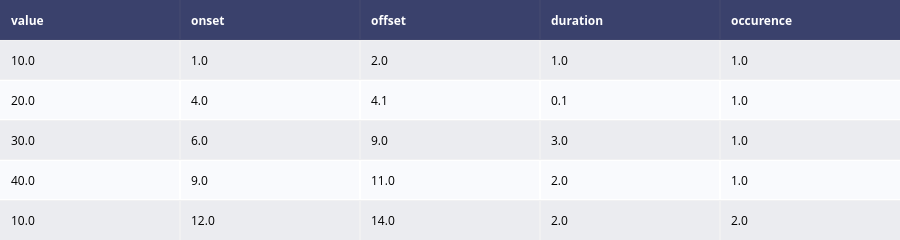
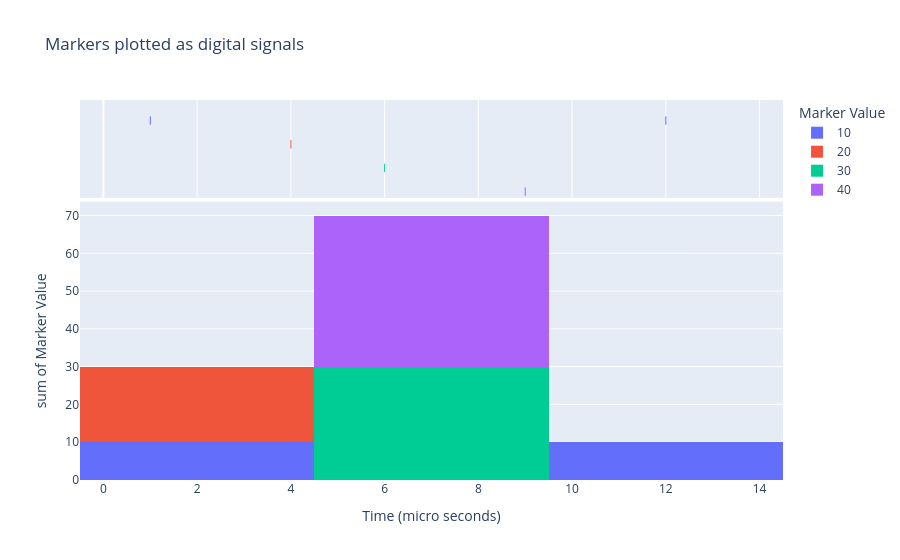

Notebook cell for these charts, in order:
### Code cell
# Initialize a figure:
table = ff.create_table(data_frame)

temp = data_frame

# Graph data:
values = temp[['value']]
times = temp[['onset']]    # TODO: gotta figure this out


# Plot the figure:
table.show()

# Scatter plot:
plot = px.histogram(data_frame = data_frame,
                    x = 'onset',
                    y = 'value',
                    title = 'Markers plotted as digital signals',
                    labels = {'onset': 'Time (micro seconds)', 'value': 'Marker Value'},
                    color = 'value',
                    marginal = 'rug')


plot.show()

### Figure 1 — Plotly figure (JSON) as saved in the notebook; plotly's stock layout.template omitted (floating-point values rounded to 4 significant figures)
{"data": [{"colorscale": [[0, "#00083e"], [0.5, "#ededee"], [1, "#ffffff"]], "hoverinfo": "none", "opacity": 0.75, "showscale": false, "type": "heatmap", "z": [[0, 0, 0, 0, 0], [0.5, 0.5, 0.5, 0.5, 0.5], [1, 1, 1, 1, 1], [0.5, 0.5, 0.5, 0.5, 0.5], [1, 1, 1, 1, 1], [0.5, 0.5, 0.5, 0.5, 0.5]]}], "layout": {"annotations": [{"align": "left", "font": {"color": "#ffffff"}, "showarrow": false, "text": "<b>value</b>", "x": -0.45, "xanchor": "left", "xref": "x", "y": 0, "yref": "y"}, {"align": "left", "font": {"color": "#ffffff"}, "showarrow": false, "text": "<b>onset</b>", "x": 0.55, "xanchor": "left", "xref": "x", "y": 0, "yref": "y"}, {"align": "left", "font": {"color": "#ffffff"}, "showarrow": false, "text": "<b>offset</b>", "x": 1.55, "xanchor": "left", "xref": "x", "y": 0, "yref": "y"}, {"align": "left", "font": {"color": "#ffffff"}, "showarrow": false, "text": "<b>duration</b>", "x": 2.55, "xanchor": "left", "xref": "x", "y": 0, "yref": "y"}, {"align": "left", "font": {"color": "#ffffff"}, "showarrow": false, "text": "<b>occurence</b>", "x": 3.55, "xanchor": "left", "xref": "x", "y": 0, "yref": "y"}, {"align": "left", "font": {"color": "#000000"}, "showarrow": false, "text": "10.0", "x": -0.45, "xanchor": "left", "xref": "x", "y": 1, "yref": "y"}, {"align": "left", "font": {"color": "#000000"}, "showarrow": false, "text": "1.0", "x": 0.55, "xanchor": "left", "xref": "x", "y": 1, "yref": "y"}, {"align": "left", "font": {"color": "#000000"}, "showarrow": false, "text": "2.0", "x": 1.55, "xanchor": "left", "xref": "x", "y": 1, "yref": "y"}, {"align": "left", "font": {"color": "#000000"}, "showarrow": false, "text": "1.0", "x": 2.55, "xanchor": "left", "xref": "x", "y": 1, "yref": "y"}, {"align": "left", "font": {"color": "#000000"}, "showarrow": false, "text": "1.0", "x": 3.55, "xanchor": "left", "xref": "x", "y": 1, "yref": "y"}, {"align": "left", "font": {"color": "#000000"}, "showarrow": false, "text": "20.0", "x": -0.45, "xanchor": "left", "xref": "x", "y": 2, "yref": "y"}, {"align": "left", "font": {"color": "#000000"}, "showarrow": false, "text": "4.0", "x": 0.55, "xanchor": "left", "xref": "x", "y": 2, "yref": "y"}, {"align": "left", "font": {"color": "#000000"}, "showarrow": false, "text": "4.1", "x": 1.55, "xanchor": "left", "xref": "x", "y": 2, "yref": "y"}, {"align": "left", "font": {"color": "#000000"}, "showarrow": false, "text": "0.1", "x": 2.55, "xanchor": "left", "xref": "x", "y": 2, "yref": "y"}, {"align": "left", "font": {"color": "#000000"}, "showarrow": false, "text": "1.0", "x": 3.55, "xanchor": "left", "xref": "x", "y": 2, "yref": "y"}, {"align": "left", "font": {"color": "#000000"}, "showarrow": false, "text": "30.0", "x": -0.45, "xanchor": "left", "xref": "x", "y": 3, "yref": "y"}, {"align": "left", "font": {"color": "#000000"}, "showarrow": false, "text": "6.0", "x": 0.55, "xanchor": "left", "xref": "x", "y": 3, "yref": "y"}, {"align": "left", "font": {"color": "#000000"}, "showarrow": false, "text": "9.0", "x": 1.55, "xanchor": "left", "xref": "x", "y": 3, "yref": "y"}, {"align": "left", "font": {"color": "#000000"}, "showarrow": false, "text": "3.0", "x": 2.55, "xanchor": "left", "xref": "x", "y": 3, "yref": "y"}, {"align": "left", "font": {"color": "#000000"}, "showarrow": false, "text": "1.0", "x": 3.55, "xanchor": "left", "xref": "x", "y": 3, "yref": "y"}, {"align": "left", "font": {"color": "#000000"}, "showarrow": false, "text": "40.0", "x": -0.45, "xanchor": "left", "xref": "x", "y": 4, "yref": "y"}, {"align": "left", "font": {"color": "#000000"}, "showarrow": false, "text": "9.0", "x": 0.55, "xanchor": "left", "xref": "x", "y": 4, "yref": "y"}, {"align": "left", "font": {"color": "#000000"}, "showarrow": false, "text": "11.0", "x": 1.55, "xanchor": "left", "xref": "x", "y": 4, "yref": "y"}, {"align": "left", "font": {"color": "#000000"}, "showarrow": false, "text": "2.0", "x": 2.55, "xanchor": "left", "xref": "x", "y": 4, "yref": "y"}, {"align": "left", "font": {"color": "#000000"}, "showarrow": false, "text": "1.0", "x": 3.55, "xanchor": "left", "xref": "x", "y": 4, "yref": "y"}, {"align": "left", "font": {"color": "#000000"}, "showarrow": false, "text": "10.0", "x": -0.45, "xanchor": "left", "xref": "x", "y": 5, "yref": "y"}, {"align": "left", "font": {"color": "#000000"}, "showarrow": false, "text": "12.0", "x": 0.55, "xanchor": "left", "xref": "x", "y": 5, "yref": "y"}, {"align": "left", "font": {"color": "#000000"}, "showarrow": false, "text": "14.0", "x": 1.55, "xanchor": "left", "xref": "x", "y": 5, "yref": "y"}, {"align": "left", "font": {"color": "#000000"}, "showarrow": false, "text": "2.0", "x": 2.55, "xanchor": "left", "xref": "x", "y": 5, "yref": "y"}, {"align": "left", "font": {"color": "#000000"}, "showarrow": false, "text": "2.0", "x": 3.55, "xanchor": "left", "xref": "x", "y": 5, "yref": "y"}], "height": 230, "margin": {"b": 0, "l": 0, "r": 0, "t": 0}, "xaxis": {"dtick": 1, "gridwidth": 2, "showticklabels": false, "tick0": -0.5, "ticks": "", "zeroline": false}, "yaxis": {"autorange": "reversed", "dtick": 1, "gridwidth": 2, "showticklabels": false, "tick0": 0.5, "ticks": "", "zeroline": false}}}

### Figure 2 — Plotly figure (JSON) as saved in the notebook; plotly's stock layout.template omitted (floating-point values rounded to 4 significant figures)
{"data": [{"alignmentgroup": "True", "bingroup": "x", "histfunc": "sum", "hovertemplate": "Marker Value=10<br>Time (micro seconds)=%{x}<br>sum of Marker Value=%{y}<extra></extra>", "legendgroup": "10", "marker": {"color": "#636efa", "pattern": {"shape": ""}}, "name": "10", "offsetgroup": "10", "orientation": "v", "showlegend": true, "type": "histogram", "x": [1, 12], "xaxis": "x", "y": [10, 10], "yaxis": "y"}, {"alignmentgroup": "True", "boxpoints": "all", "fillcolor": "rgba(255,255,255,0)", "hoveron": "points", "hovertemplate": "Marker Value=10<br>Time (micro seconds)=%{x}<extra></extra>", "jitter": 0, "legendgroup": "10", "line": {"color": "rgba(255,255,255,0)"}, "marker": {"color": "#636efa", "symbol": "line-ns-open"}, "name": "10", "offsetgroup": "10", "showlegend": false, "type": "box", "x": [1, 12], "xaxis": "x2", "yaxis": "y2"}, {"alignmentgroup": "True", "bingroup": "x", "histfunc": "sum", "hovertemplate": "Marker Value=20<br>Time (micro seconds)=%{x}<br>sum of Marker Value=%{y}<extra></extra>", "legendgroup": "20", "marker": {"color": "#EF553B", "pattern": {"shape": ""}}, "name": "20", "offsetgroup": "20", "orientation": "v", "showlegend": true, "type": "histogram", "x": [4], "xaxis": "x", "y": [20], "yaxis": "y"}, {"alignmentgroup": "True", "boxpoints": "all", "fillcolor": "rgba(255,255,255,0)", "hoveron": "points", "hovertemplate": "Marker Value=20<br>Time (micro seconds)=%{x}<extra></extra>", "jitter": 0, "legendgroup": "20", "line": {"color": "rgba(255,255,255,0)"}, "marker": {"color": "#EF553B", "symbol": "line-ns-open"}, "name": "20", "offsetgroup": "20", "showlegend": false, "type": "box", "x": [4], "xaxis": "x2", "yaxis": "y2"}, {"alignmentgroup": "True", "bingroup": "x", "histfunc": "sum", "hovertemplate": "Marker Value=30<br>Time (micro seconds)=%{x}<br>sum of Marker Value=%{y}<extra></extra>", "legendgroup": "30", "marker": {"color": "#00cc96", "pattern": {"shape": ""}}, "name": "30", "offsetgroup": "30", "orientation": "v", "showlegend": true, "type": "histogram", "x": [6], "xaxis": "x", "y": [30], "yaxis": "y"}, {"alignmentgroup": "True", "boxpoints": "all", "fillcolor": "rgba(255,255,255,0)", "hoveron": "points", "hovertemplate": "Marker Value=30<br>Time (micro seconds)=%{x}<extra></extra>", "jitter": 0, "legendgroup": "30", "line": {"color": "rgba(255,255,255,0)"}, "marker": {"color": "#00cc96", "symbol": "line-ns-open"}, "name": "30", "offsetgroup": "30", "showlegend": false, "type": "box", "x": [6], "xaxis": "x2", "yaxis": "y2"}, {"alignmentgroup": "True", "bingroup": "x", "histfunc": "sum", "hovertemplate": "Marker Value=40<br>Time (micro seconds)=%{x}<br>sum of Marker Value=%{y}<extra></extra>", "legendgroup": "40", "marker": {"color": "#ab63fa", "pattern": {"shape": ""}}, "name": "40", "offsetgroup": "40", "orientation": "v", "showlegend": true, "type": "histogram", "x": [9], "xaxis": "x", "y": [40], "yaxis": "y"}, {"alignmentgroup": "True", "boxpoints": "all", "fillcolor": "rgba(255,255,255,0)", "hoveron": "points", "hovertemplate": "Marker Value=40<br>Time (micro seconds)=%{x}<extra></extra>", "jitter": 0, "legendgroup": "40", "line": {"color": "rgba(255,255,255,0)"}, "marker": {"color": "#ab63fa", "symbol": "line-ns-open"}, "name": "40", "offsetgroup": "40", "showlegend": false, "type": "box", "x": [9], "xaxis": "x2", "yaxis": "y2"}], "layout": {"barmode": "relative", "legend": {"title": {"text": "Marker Value"}, "tracegroupgap": 0}, "title": {"text": "Markers plotted as digital signals"}, "xaxis": {"anchor": "y", "domain": [0, 1], "title": {"text": "Time (micro seconds)"}}, "xaxis2": {"anchor": "y2", "domain": [0, 1], "matches": "x", "showgrid": true, "showticklabels": false}, "yaxis": {"anchor": "x", "categoryarray": [40, 30, 20, 10], "categoryorder": "array", "domain": [0, 0.7326], "title": {"text": "sum of Marker Value"}}, "yaxis2": {"anchor": "x2", "categoryarray": [40, 30, 20, 10], "categoryorder": "array", "domain": [0.7426, 1], "matches": "y2", "showgrid": false, "showline": false, "showticklabels": false, "ticks": ""}}}
